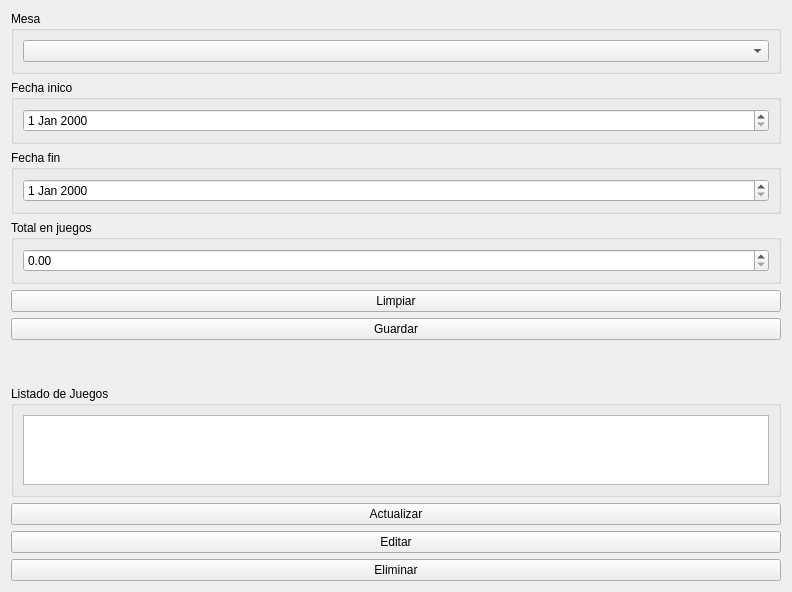
<?xml version="1.0" encoding="UTF-8"?>
<ui version="4.0">
 <class>F_Juego</class>
 <widget class="QWidget" name="F_Juego">
  <property name="geometry">
   <rect>
    <x>0</x>
    <y>0</y>
    <width>792</width>
    <height>537</height>
   </rect>
  </property>
  <property name="windowTitle">
   <string>Form</string>
  </property>
  <layout class="QVBoxLayout" name="verticalLayout">
   <item>
    <widget class="QGroupBox" name="groupBox_5">
     <property name="title">
      <string>Mesa</string>
     </property>
     <layout class="QHBoxLayout" name="horizontalLayout_5">
      <item>
       <widget class="QComboBox" name="id_mesa"/>
      </item>
     </layout>
    </widget>
   </item>
   <item>
    <widget class="QGroupBox" name="groupBox_2">
     <property name="title">
      <string>Fecha inico</string>
     </property>
     <layout class="QHBoxLayout" name="horizontalLayout_2">
      <item>
       <widget class="QDateEdit" name="fecha_inicio"/>
      </item>
     </layout>
    </widget>
   </item>
   <item>
    <widget class="QGroupBox" name="groupBox_3">
     <property name="title">
      <string>Fecha fin</string>
     </property>
     <layout class="QHBoxLayout" name="horizontalLayout_3">
      <item>
       <widget class="QDateEdit" name="fecha_fin"/>
      </item>
     </layout>
    </widget>
   </item>
   <item>
    <widget class="QGroupBox" name="groupBox_6">
     <property name="title">
      <string>Total en juegos</string>
     </property>
     <layout class="QHBoxLayout" name="horizontalLayout_6">
      <item>
       <widget class="QDoubleSpinBox" name="total_juegos">
        <property name="maximum">
         <double>9999999.990000000223517</double>
        </property>
       </widget>
      </item>
     </layout>
    </widget>
   </item>
   <item>
    <widget class="QPushButton" name="PB_Limpiar">
     <property name="text">
      <string>Limpiar</string>
     </property>
    </widget>
   </item>
   <item>
    <widget class="QPushButton" name="PB_Guardar">
     <property name="text">
      <string>Guardar</string>
     </property>
    </widget>
   </item>
   <item>
    <spacer name="verticalSpacer_2">
     <property name="orientation">
      <enum>Qt::Vertical</enum>
     </property>
     <property name="sizeType">
      <enum>QSizePolicy::Minimum</enum>
     </property>
     <property name="sizeHint" stdset="0">
      <size>
       <width>20</width>
       <height>40</height>
      </size>
     </property>
    </spacer>
   </item>
   <item>
    <widget class="QGroupBox" name="groupBox_4">
     <property name="title">
      <string>Listado de Juegos</string>
     </property>
     <layout class="QHBoxLayout" name="horizontalLayout_4">
      <item>
       <widget class="QTableWidget" name="tableWidget">
        <property name="selectionBehavior">
         <enum>QAbstractItemView::SelectRows</enum>
        </property>
       </widget>
      </item>
     </layout>
    </widget>
   </item>
   <item>
    <widget class="QPushButton" name="PB_Actualizar">
     <property name="text">
      <string>Actualizar</string>
     </property>
    </widget>
   </item>
   <item>
    <widget class="QPushButton" name="PB_Editar">
     <property name="text">
      <string>Editar</string>
     </property>
    </widget>
   </item>
   <item>
    <widget class="QPushButton" name="PB_Eliminar">
     <property name="text">
      <string>Eliminar</string>
     </property>
    </widget>
   </item>
   <item>
    <spacer name="verticalSpacer">
     <property name="orientation">
      <enum>Qt::Vertical</enum>
     </property>
     <property name="sizeType">
      <enum>QSizePolicy::Maximum</enum>
     </property>
     <property name="sizeHint" stdset="0">
      <size>
       <width>20</width>
       <height>40</height>
      </size>
     </property>
    </spacer>
   </item>
  </layout>
 </widget>
 <resources/>
 <connections/>
</ui>
